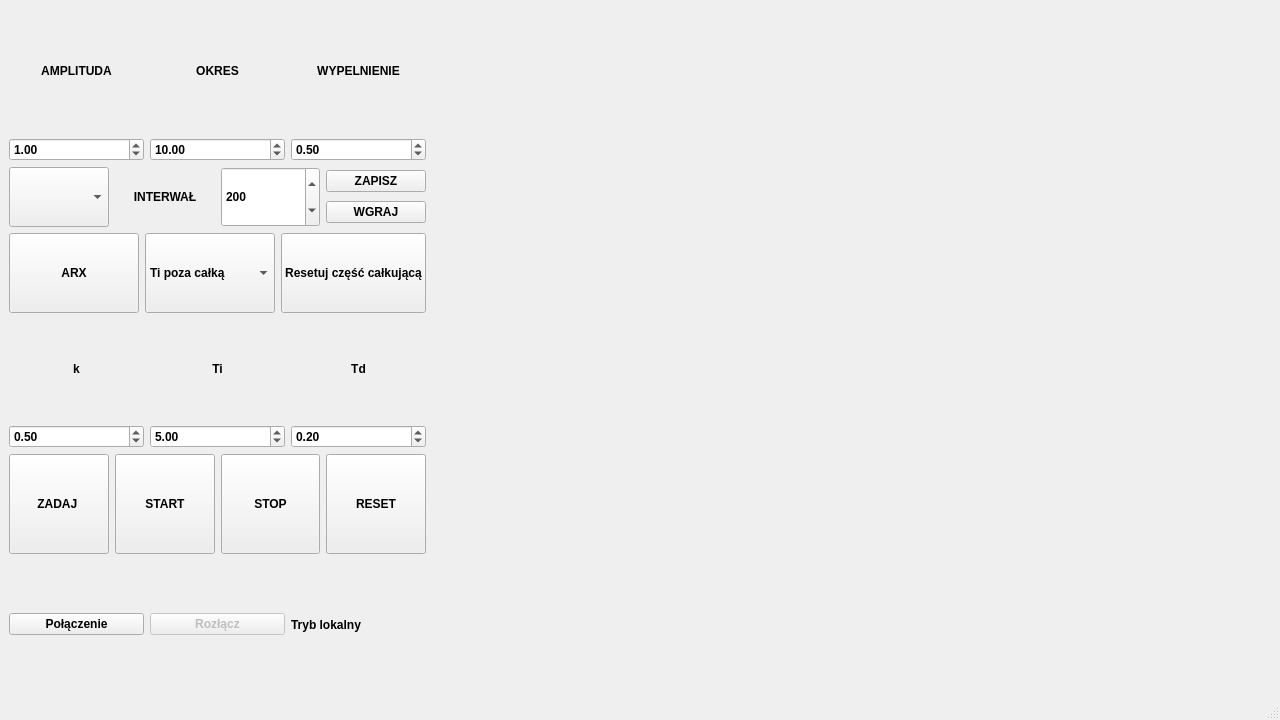
<?xml version="1.0" encoding="UTF-8"?>
<ui version="4.0">
 <class>MainWindow</class>
 <widget class="QMainWindow" name="MainWindow">
  <property name="geometry">
   <rect>
    <x>0</x>
    <y>0</y>
    <width>1280</width>
    <height>720</height>
   </rect>
  </property>
  <property name="minimumSize">
   <size>
    <width>1280</width>
    <height>720</height>
   </size>
  </property>
  <property name="maximumSize">
   <size>
    <width>3840</width>
    <height>2160</height>
   </size>
  </property>
  <property name="font">
   <font>
    <family>Arial</family>
    <bold>true</bold>
   </font>
  </property>
  <property name="windowTitle">
   <string>UAR - PROJEKT</string>
  </property>
  <property name="layoutDirection">
   <enum>Qt::LeftToRight</enum>
  </property>
  <property name="autoFillBackground">
   <bool>true</bool>
  </property>
  <widget class="QWidget" name="centralwidget">
   <layout class="QGridLayout" name="gridLayout">
    <item row="0" column="2" rowspan="3" colspan="2">
     <layout class="QVBoxLayout" name="verticalLayout">
      <property name="sizeConstraint">
       <enum>QLayout::SetDefaultConstraint</enum>
      </property>
     </layout>
    </item>
    <item row="3" column="0">
     <layout class="QGridLayout" name="gridLayout_2">
      <item row="0" column="1">
       <widget class="QLabel" name="label_5">
        <property name="autoFillBackground">
         <bool>true</bool>
        </property>
        <property name="text">
         <string>k</string>
        </property>
        <property name="alignment">
         <set>Qt::AlignCenter</set>
        </property>
       </widget>
      </item>
      <item row="0" column="2">
       <widget class="QLabel" name="label_6">
        <property name="maximumSize">
         <size>
          <width>16777215</width>
          <height>300</height>
         </size>
        </property>
        <property name="autoFillBackground">
         <bool>true</bool>
        </property>
        <property name="text">
         <string>Ti</string>
        </property>
        <property name="alignment">
         <set>Qt::AlignCenter</set>
        </property>
       </widget>
      </item>
      <item row="1" column="2">
       <widget class="QDoubleSpinBox" name="spinBoxTi">
        <property name="autoFillBackground">
         <bool>true</bool>
        </property>
        <property name="minimum">
         <double>-100.000000000000000</double>
        </property>
        <property name="maximum">
         <double>100.000000000000000</double>
        </property>
        <property name="singleStep">
         <double>0.100000000000000</double>
        </property>
        <property name="value">
         <double>5.000000000000000</double>
        </property>
       </widget>
      </item>
      <item row="1" column="1">
       <widget class="QDoubleSpinBox" name="spinBoxK">
        <property name="autoFillBackground">
         <bool>true</bool>
        </property>
        <property name="minimum">
         <double>-100.000000000000000</double>
        </property>
        <property name="maximum">
         <double>100.000000000000000</double>
        </property>
        <property name="singleStep">
         <double>0.100000000000000</double>
        </property>
        <property name="value">
         <double>0.500000000000000</double>
        </property>
       </widget>
      </item>
      <item row="1" column="3">
       <widget class="QDoubleSpinBox" name="spinBoxTd">
        <property name="autoFillBackground">
         <bool>true</bool>
        </property>
        <property name="minimum">
         <double>-100.000000000000000</double>
        </property>
        <property name="maximum">
         <double>100.000000000000000</double>
        </property>
        <property name="singleStep">
         <double>0.100000000000000</double>
        </property>
        <property name="value">
         <double>0.200000000000000</double>
        </property>
       </widget>
      </item>
      <item row="0" column="3">
       <widget class="QLabel" name="label_7">
        <property name="sizePolicy">
         <sizepolicy hsizetype="Preferred" vsizetype="Preferred">
          <horstretch>0</horstretch>
          <verstretch>0</verstretch>
         </sizepolicy>
        </property>
        <property name="minimumSize">
         <size>
          <width>0</width>
          <height>50</height>
         </size>
        </property>
        <property name="layoutDirection">
         <enum>Qt::LeftToRight</enum>
        </property>
        <property name="autoFillBackground">
         <bool>true</bool>
        </property>
        <property name="frameShape">
         <enum>QFrame::NoFrame</enum>
        </property>
        <property name="text">
         <string>Td</string>
        </property>
        <property name="alignment">
         <set>Qt::AlignCenter</set>
        </property>
       </widget>
      </item>
     </layout>
    </item>
    <item row="3" column="2" rowspan="3">
     <layout class="QVBoxLayout" name="verticalLayoutPID"/>
    </item>
    <item row="3" column="3" rowspan="3">
     <layout class="QVBoxLayout" name="verticalLayoutUchyb"/>
    </item>
    <item row="2" column="0">
     <layout class="QHBoxLayout" name="horizontalLayout_2">
      <item>
       <widget class="QPushButton" name="pushButtonARX">
        <property name="minimumSize">
         <size>
          <width>0</width>
          <height>80</height>
         </size>
        </property>
        <property name="text">
         <string>ARX</string>
        </property>
       </widget>
      </item>
      <item>
       <widget class="QComboBox" name="comboBoxSposobCalkowania">
        <property name="minimumSize">
         <size>
          <width>0</width>
          <height>80</height>
         </size>
        </property>
        <item>
         <property name="text">
          <string>Ti poza całką</string>
         </property>
        </item>
        <item>
         <property name="text">
          <string>Ti pod całką</string>
         </property>
        </item>
       </widget>
      </item>
      <item>
       <widget class="QPushButton" name="pushButtonResetCalka">
        <property name="minimumSize">
         <size>
          <width>0</width>
          <height>80</height>
         </size>
        </property>
        <property name="text">
         <string>Resetuj część całkującą</string>
        </property>
       </widget>
      </item>
     </layout>
    </item>
    <item row="0" column="0">
     <layout class="QGridLayout" name="gridLayout_3">
      <item row="1" column="0">
       <widget class="QDoubleSpinBox" name="spinBoxAmplituda">
        <property name="minimumSize">
         <size>
          <width>134</width>
          <height>23</height>
         </size>
        </property>
        <property name="decimals">
         <number>2</number>
        </property>
        <property name="maximum">
         <double>100.000000000000000</double>
        </property>
        <property name="singleStep">
         <double>0.100000000000000</double>
        </property>
        <property name="value">
         <double>1.000000000000000</double>
        </property>
       </widget>
      </item>
      <item row="0" column="0">
       <widget class="QLabel" name="label_8">
        <property name="sizePolicy">
         <sizepolicy hsizetype="Minimum" vsizetype="Minimum">
          <horstretch>0</horstretch>
          <verstretch>0</verstretch>
         </sizepolicy>
        </property>
        <property name="minimumSize">
         <size>
          <width>134</width>
          <height>123</height>
         </size>
        </property>
        <property name="layoutDirection">
         <enum>Qt::LeftToRight</enum>
        </property>
        <property name="autoFillBackground">
         <bool>true</bool>
        </property>
        <property name="lineWidth">
         <number>2</number>
        </property>
        <property name="text">
         <string>AMPLITUDA</string>
        </property>
        <property name="alignment">
         <set>Qt::AlignCenter</set>
        </property>
       </widget>
      </item>
      <item row="0" column="2">
       <widget class="QLabel" name="label_10">
        <property name="minimumSize">
         <size>
          <width>134</width>
          <height>123</height>
         </size>
        </property>
        <property name="autoFillBackground">
         <bool>true</bool>
        </property>
        <property name="text">
         <string>WYPELNIENIE</string>
        </property>
        <property name="alignment">
         <set>Qt::AlignCenter</set>
        </property>
       </widget>
      </item>
      <item row="1" column="2">
       <widget class="QDoubleSpinBox" name="spinBoxWypelnienie">
        <property name="minimumSize">
         <size>
          <width>134</width>
          <height>23</height>
         </size>
        </property>
        <property name="maximum">
         <double>1.000000000000000</double>
        </property>
        <property name="singleStep">
         <double>0.010000000000000</double>
        </property>
        <property name="value">
         <double>0.500000000000000</double>
        </property>
       </widget>
      </item>
      <item row="1" column="1">
       <widget class="QDoubleSpinBox" name="spinBoxOkres">
        <property name="minimumSize">
         <size>
          <width>135</width>
          <height>23</height>
         </size>
        </property>
        <property name="minimum">
         <double>0.000000000000000</double>
        </property>
        <property name="maximum">
         <double>100.000000000000000</double>
        </property>
        <property name="singleStep">
         <double>0.100000000000000</double>
        </property>
        <property name="value">
         <double>10.000000000000000</double>
        </property>
       </widget>
      </item>
      <item row="0" column="1">
       <widget class="QLabel" name="label_9">
        <property name="minimumSize">
         <size>
          <width>135</width>
          <height>123</height>
         </size>
        </property>
        <property name="autoFillBackground">
         <bool>true</bool>
        </property>
        <property name="text">
         <string>OKRES</string>
        </property>
        <property name="alignment">
         <set>Qt::AlignCenter</set>
        </property>
       </widget>
      </item>
     </layout>
    </item>
    <item row="1" column="0">
     <layout class="QGridLayout" name="gridLayout_5">
      <property name="sizeConstraint">
       <enum>QLayout::SetMinimumSize</enum>
      </property>
      <item row="0" column="2">
       <widget class="QSpinBox" name="spinBoxInterwal">
        <property name="minimumSize">
         <size>
          <width>0</width>
          <height>60</height>
         </size>
        </property>
        <property name="autoFillBackground">
         <bool>true</bool>
        </property>
        <property name="minimum">
         <number>50</number>
        </property>
        <property name="maximum">
         <number>1000</number>
        </property>
        <property name="value">
         <number>200</number>
        </property>
       </widget>
      </item>
      <item row="0" column="0">
       <widget class="QComboBox" name="signalTypeComboBox">
        <property name="minimumSize">
         <size>
          <width>0</width>
          <height>60</height>
         </size>
        </property>
        <property name="autoFillBackground">
         <bool>true</bool>
        </property>
       </widget>
      </item>
      <item row="0" column="1">
       <widget class="QLabel" name="label_14">
        <property name="minimumSize">
         <size>
          <width>0</width>
          <height>60</height>
         </size>
        </property>
        <property name="layoutDirection">
         <enum>Qt::RightToLeft</enum>
        </property>
        <property name="autoFillBackground">
         <bool>true</bool>
        </property>
        <property name="text">
         <string>INTERWAŁ</string>
        </property>
        <property name="alignment">
         <set>Qt::AlignCenter</set>
        </property>
       </widget>
      </item>
      <item row="0" column="3">
       <layout class="QVBoxLayout" name="verticalLayout_2">
        <item>
         <widget class="QPushButton" name="saveButton">
          <property name="text">
           <string>ZAPISZ</string>
          </property>
         </widget>
        </item>
        <item>
         <widget class="QPushButton" name="loadButton">
          <property name="text">
           <string>WGRAJ</string>
          </property>
         </widget>
        </item>
       </layout>
      </item>
     </layout>
    </item>
    <item row="4" column="0">
     <layout class="QHBoxLayout" name="horizontalLayout">
      <item>
       <widget class="QPushButton" name="startButton">
        <property name="minimumSize">
         <size>
          <width>0</width>
          <height>100</height>
         </size>
        </property>
        <property name="autoFillBackground">
         <bool>true</bool>
        </property>
        <property name="text">
         <string>ZADAJ </string>
        </property>
       </widget>
      </item>
      <item>
       <widget class="QPushButton" name="wznowButton">
        <property name="minimumSize">
         <size>
          <width>0</width>
          <height>100</height>
         </size>
        </property>
        <property name="autoFillBackground">
         <bool>true</bool>
        </property>
        <property name="text">
         <string>START</string>
        </property>
       </widget>
      </item>
      <item>
       <widget class="QPushButton" name="stopButton">
        <property name="minimumSize">
         <size>
          <width>0</width>
          <height>100</height>
         </size>
        </property>
        <property name="autoFillBackground">
         <bool>true</bool>
        </property>
        <property name="text">
         <string>STOP</string>
        </property>
       </widget>
      </item>
      <item>
       <widget class="QPushButton" name="resetButton">
        <property name="minimumSize">
         <size>
          <width>0</width>
          <height>100</height>
         </size>
        </property>
        <property name="autoFillBackground">
         <bool>true</bool>
        </property>
        <property name="text">
         <string>RESET</string>
        </property>
       </widget>
      </item>
     </layout>
    </item>
    <item row="5" column="0">
     <layout class="QHBoxLayout" name="horizontalLayout_3">
      <item>
       <widget class="QPushButton" name="btnPolaczenie">
        <property name="text">
         <string>Połączenie</string>
        </property>
       </widget>
      </item>
      <item>
       <widget class="QPushButton" name="btnRozlacz">
        <property name="enabled">
         <bool>false</bool>
        </property>
        <property name="text">
         <string>Rozłącz</string>
        </property>
       </widget>
      </item>
      <item>
       <widget class="QLabel" name="lblStatus">
        <property name="text">
         <string>Tryb lokalny</string>
        </property>
       </widget>
      </item>
     </layout>
    </item>
   </layout>
  </widget>
  <widget class="QMenuBar" name="menubar">
   <property name="geometry">
    <rect>
     <x>0</x>
     <y>0</y>
     <width>1280</width>
     <height>22</height>
    </rect>
   </property>
  </widget>
  <widget class="QStatusBar" name="statusbar"/>
 </widget>
 <resources/>
 <connections/>
</ui>
